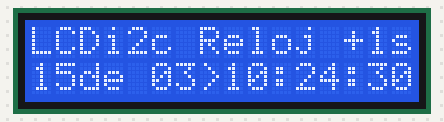
A program run on a simulated Raspberry Pi Pico running MicroPython. Shown: 16×2 character LCD. The clock reads 2024-03-15 10:24:30 at power-on unless the program sets it; library files of the repository ran but are not shown: lcd_api.py, pico_i2c_lcd.py; what the program prints to the serial console is not drawn.

Above: at 0.1 s.
At 4.2 s:
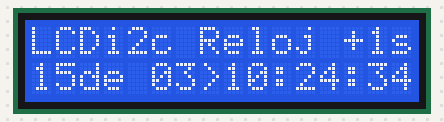
At 9.3 s:
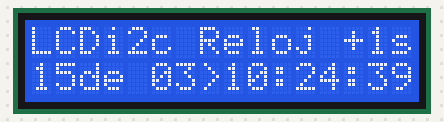
At 19.4 s:
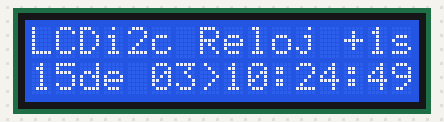
At 28.6 s:
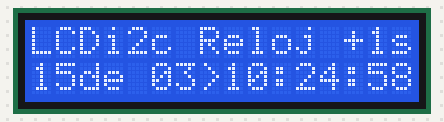
At 38.7 s:
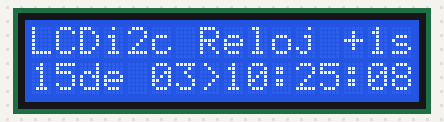

Measured:
- what the display in image 0 shows lasts 1.0 s, from 0.1 s to 1.1 s

The program:

R2425_CL4_reloj.py
```python
# Taller Programación y Robótica en CMM BML – 2024 -2025 - Clase xx
# Programa: Test hw basico de LCD I2C 16 x 2 - Mostrar Reloj cada segundo
# Hardware platform: Pico _ & W / funciona igual sin cambios
# Librerias : lcd_api.py + pico_i2c_lcd.py
# Ref librerias: https://github.com/T-622/RPI-PICO-I2C-LCD
# Fecha JCSP 2023 02 06
# Licencia : CC BY-NC-SA 4.0

from os import uname
# Informative block - start
p_keyOhw = "LCD I2C en GPIO 4&5 = SDA0 & SCL0 / Vcc +5v"
p_project = "Reloj digital +1seg en LCDi2c 16x2"
p_version = "1.0"
p_library = "github.com/T-622/RPI-PICO-I2C-LCD"
print(f"uPython version: {uname()[3]} ")
print(f"uC: {uname()[4]} - Key other HW: {p_keyOhw}")
print()
print(f"Program: {p_project} - Version: {p_version}")
print(f"Key Library: {p_library}")
print('---------------- ==== ----------------')

# import rest of required libraries
import utime
from machine import Pin, I2C
from lcd_api import LcdApi
from pico_i2c_lcd import I2cLcd

LCD_ADDR = 0x3F
LCD_NUM_ROWS = 2
LCD_NUM_COLS = 16
FREQ = 400_000   # Try lowering this value in case of "Errno 5"

i2c = I2C(0, sda = Pin(4), scl = Pin(5), freq = FREQ)
lcd = I2cLcd(i2c, LCD_ADDR, LCD_NUM_ROWS, LCD_NUM_COLS)

print("Reloj digital de incremento 1 segundo")

lcd.clear()
lcd.putstr("LCDi2c Reloj +1s")

while True:
    try:
        lcd.move_to(0,1)
        time = utime.localtime()
        horastr = f'{time[2]:>02d}de {time[1]:>02d}>{time[3]:>02d}:{time[4]:>02d}:{time[5]:>02d}'
        lcd.putstr(horastr)
        utime.sleep(1)
    except KeyboardInterrupt:
        lcd.clear()
        lcd.putstr('Fin de programa')
        print('Fin de programa - por interrupcion de teclado')
        utime.sleep(2)
        lcd.clear()
        break
```
